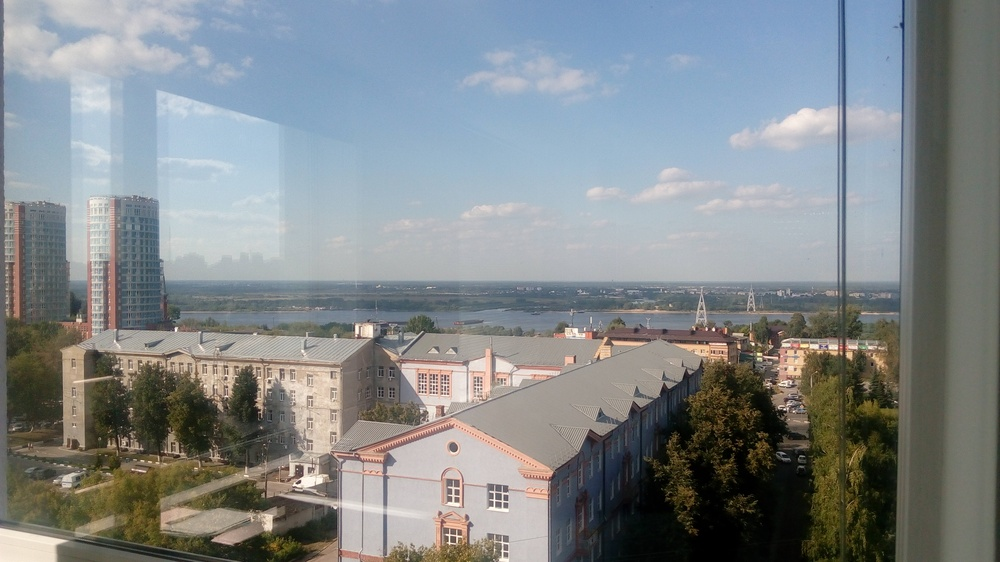
#> input picture 2024_1/OpenCV/data/panorama/1.jpg, 1000 x 562 px, shrunk from 4096 x 2304 before the run, found by its file name
$ python 7_Harris_FAST.py
#> lines starting #> are read from the running program, lines starting #| are printed output that depends on the picture; after the words box and inside, x2 and y2 are one past the last pixel; in counts of white or black regions, pixels touching at a corner belong together
# -*- coding: utf-8 -*-
"""
Created on Tue Apr 30 14:21:52 2024

@author: jyshin
"""

import cv2
import numpy as np

img = cv2.imread('./data/1.jpg', cv2.IMREAD_COLOR)
#> img is the input picture: shape (562, 1000, 3); mean B, G, R 138.8, 136.4, 130.6

# 픽셀값의 차이가 큰 영상의 특징점(코너) 검출
corners = cv2.cornerHarris(cv2.cvtColor(img, cv2.COLOR_BGR2GRAY), 2, 3, 0.04)
# 코너 팽창, 코너의 검출률 높히기
corners = cv2.dilate(corners, None)
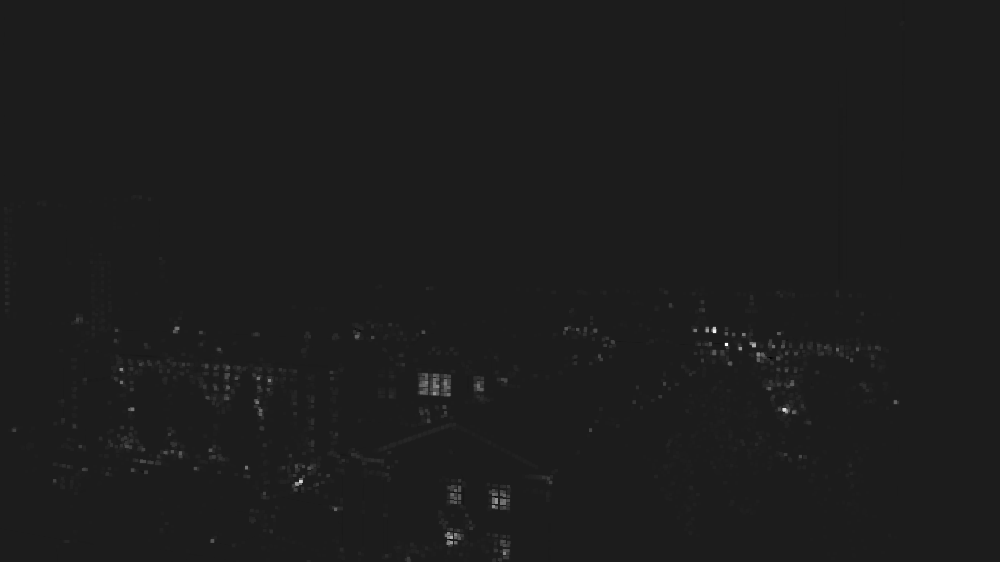
#> corners: shape (562, 1000) float32; min -0.00169, max 0.0135, mean 3.95e-05; drawn with min black and max white

show_img = np.copy(img)
show_img[corners > 0.1*corners.max()] = [0,0,255]
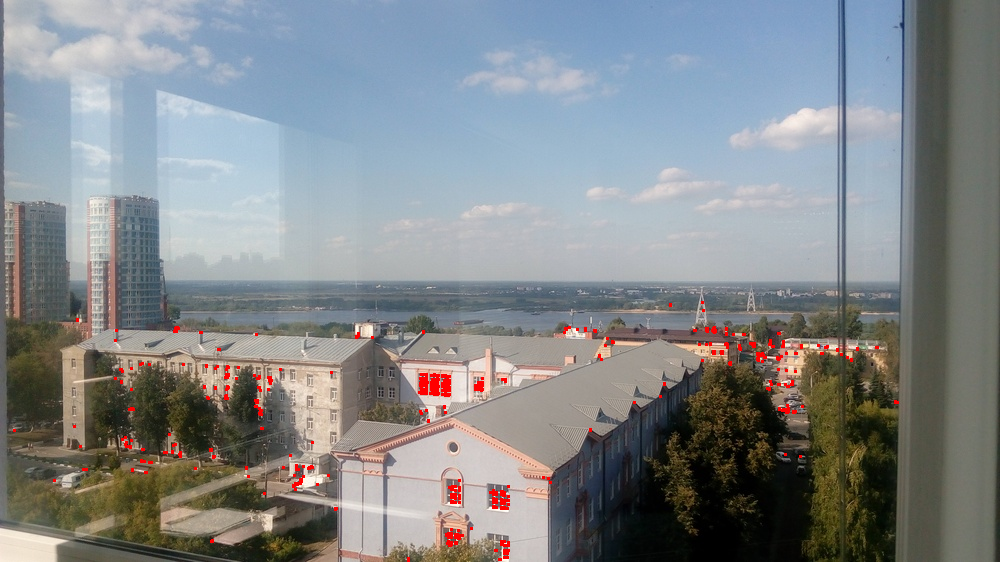
#> show_img: shape (562, 1000, 3); 0.68% of pixels changed, all inside (x1, y1, x2, y2) = (13, 301, 899, 562)

corners = cv2.normalize(corners, None, 0, 255, cv2.NORM_MINMAX).astype(np.uint8)
show_img = np.hstack((show_img, cv2.cvtColor(corners, cv2.COLOR_GRAY2BGR)))
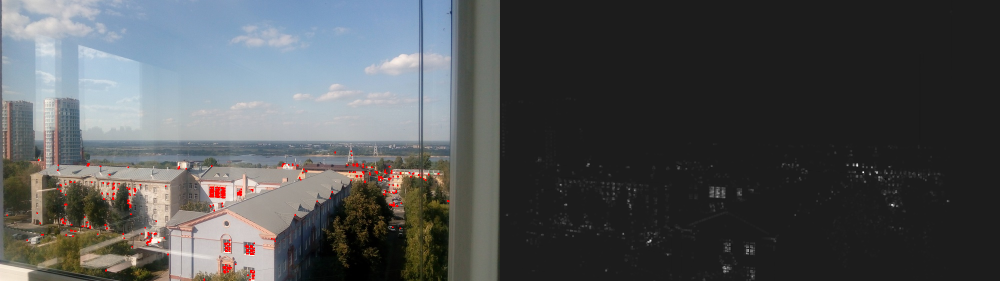
#> show_img: shape (562, 2000, 3) (shown at 1/2 size); mean B, G, R 83.3, 82, 79.9

cv2.imshow('Harris corner detector', show_img)
if cv2.waitKey(0) == 27:
#> (key Esc is pressed here)
    cv2.destroyAllWindows()

# 단순한 픽셀 값 비교 방법을 통해 코너 검출, 빠르게 작동
fast = cv2.FastFeatureDetector.create(30, True, cv2.FAST_FEATURE_DETECTOR_TYPE_9_16)
kp = fast.detect(img)
#> kp = 2623 keypoints; strongest (x, y, size): (300, 481, 7), (753, 344, 7), (131, 408, 7), (713, 330, 7)

show_img = np.copy(img)
for p in cv2.KeyPoint.convert(kp):
    cv2.circle(show_img, tuple(int(i) for i in p), 2, (0, 255, 0), cv2.FILLED)
#> this loop made 2623 passes
#> p on passes 1 to 3: [901, 20], [900, 23], [895, 26]
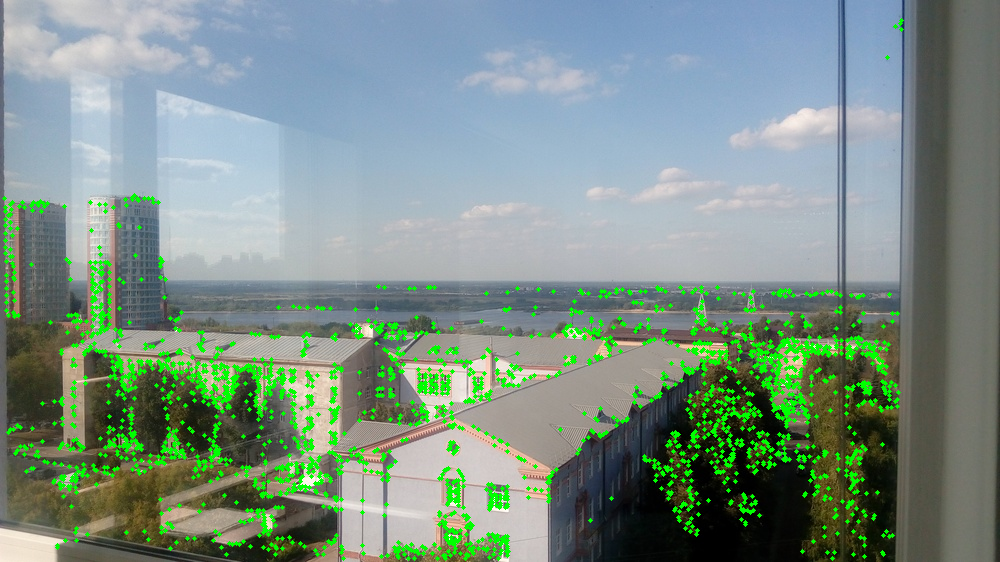
#> show_img: shape (562, 1000, 3); 5.44% of pixels changed, all inside (x1, y1, x2, y2) = (2, 18, 904, 561)

cv2.imshow('FAST corner detector', show_img)
if cv2.waitKey(0) == 27:
#> (key Esc is pressed here)
    cv2.destroyAllWindows()

# 비최대 억제는 이미지에서 여러 개의 인접한 픽셀이 동일한 특징을 가질 때,
# 가장 강한 픽셀만을 선택하고 나머지는 억제하는 기법입니다. 이를 통해 특징점의 수를 줄이고,
# 더욱 정확한 특징점을 검출할 수 있다.
# 비활성화되면 더 많은 코너 검출, 잘못된 검출 초래할 수 있음

fast.setNonmaxSuppression(False)
kp = fast.detect(img)
#> kp = 6668 keypoints; strongest (x, y, size): (901, 20, 7), (901, 21, 7), (900, 23, 7), (900, 24, 7)

for p in cv2.KeyPoint.convert(kp):
    cv2.circle(show_img, tuple(int(i) for i in p), 2, (0, 255, 0 ), cv2.FILLED)
#> this loop made 6668 passes
#> p on passes 1 to 3: [901, 20], [901, 21], [900, 23]
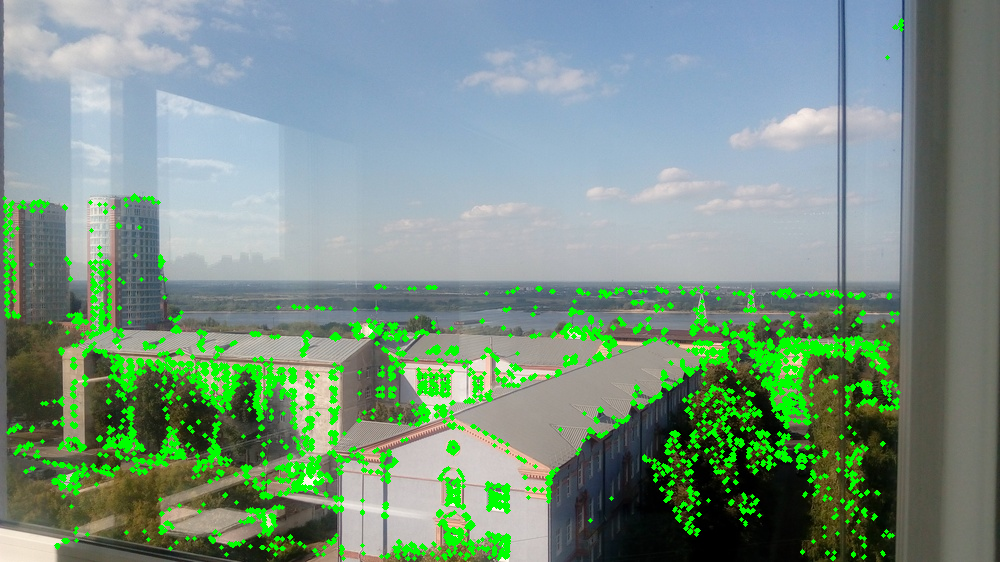
#> show_img: shape (562, 1000, 3); 2.03% of pixels changed, all inside (x1, y1, x2, y2) = (2, 21, 904, 561)

cv2.imshow('FAST corner detector', show_img)
if cv2.waitKey(0) == 27:
#> (key Esc is pressed here)
    cv2.destroyAllWindows()

$ run again, with 2024_1/OpenCV/data/panorama/0.jpg copied over 2024_1/OpenCV/data/panorama/1.jpg
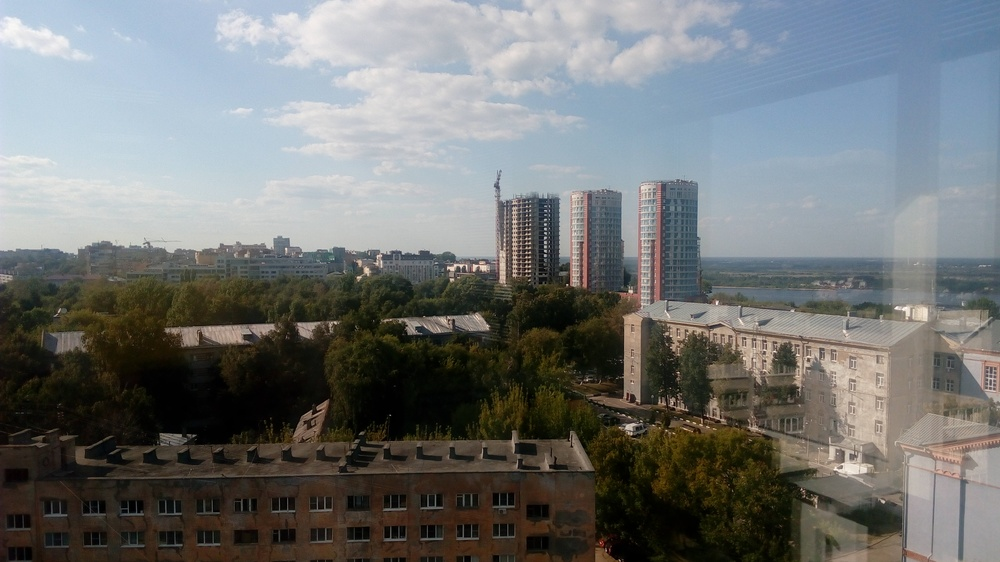
#> input picture 2024_1/OpenCV/data/panorama/0.jpg, 1000 x 562 px, shrunk from 4096 x 2304 before the run, found by its file name
#> img is the input picture: shape (562, 1000, 3); mean B, G, R 116.1, 116.4, 113.8
#> `kp = fast.detect(img)`: kp = 2216 keypoints; strongest (x, y, size): (529, 257, 7), (619, 427, 7), (567, 284, 7), (774, 351, 7)
#> the loop `for p in cv2.KeyPoint.convert(kp):` made 2216 passes
#> p on passes 1 to 3: [500, 171], [497, 172], [499, 175]
#> after the loop `for p in cv2.KeyPoint.convert(kp):`:
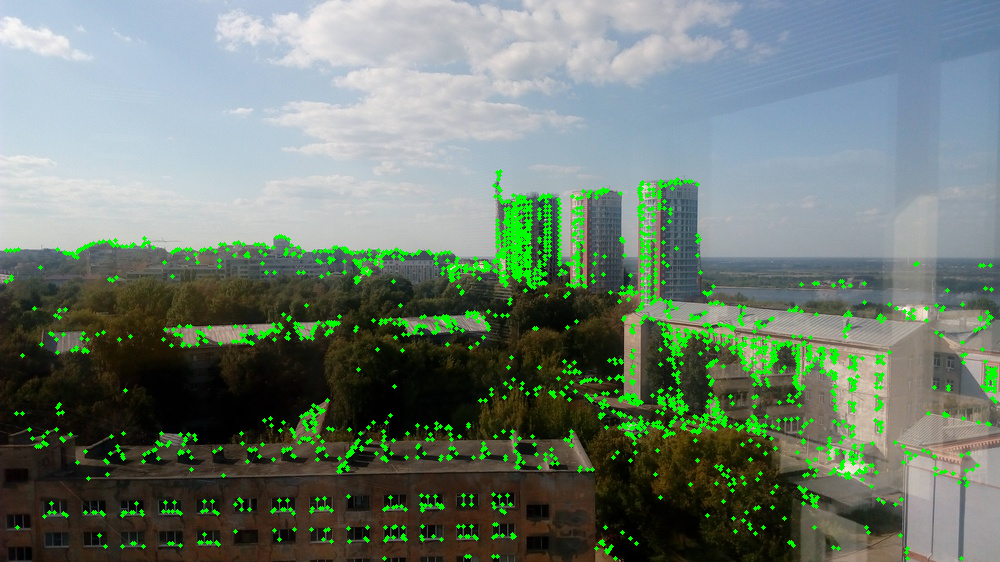
#> show_img: shape (562, 1000, 3); 4.57% of pixels changed, all inside (x1, y1, x2, y2) = (4, 169, 998, 561)
#> `kp = fast.detect(img)`: kp = 5370 keypoints; strongest (x, y, size): (497, 170, 7), (500, 170, 7), (497, 171, 7), (499, 171, 7)
#> the loop `for p in cv2.KeyPoint.convert(kp):` made 5370 passes
#> p on passes 1 to 3: [497, 170], [500, 170], [497, 171]
#> after the loop `for p in cv2.KeyPoint.convert(kp):`:
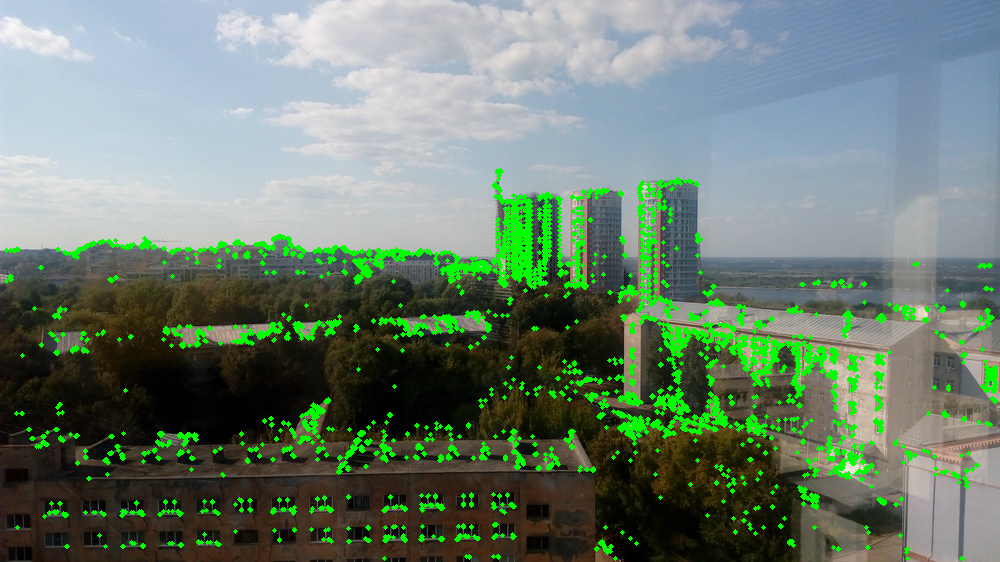
#> show_img: shape (562, 1000, 3); 1.61% of pixels changed, all inside (x1, y1, x2, y2) = (7, 168, 998, 561)
